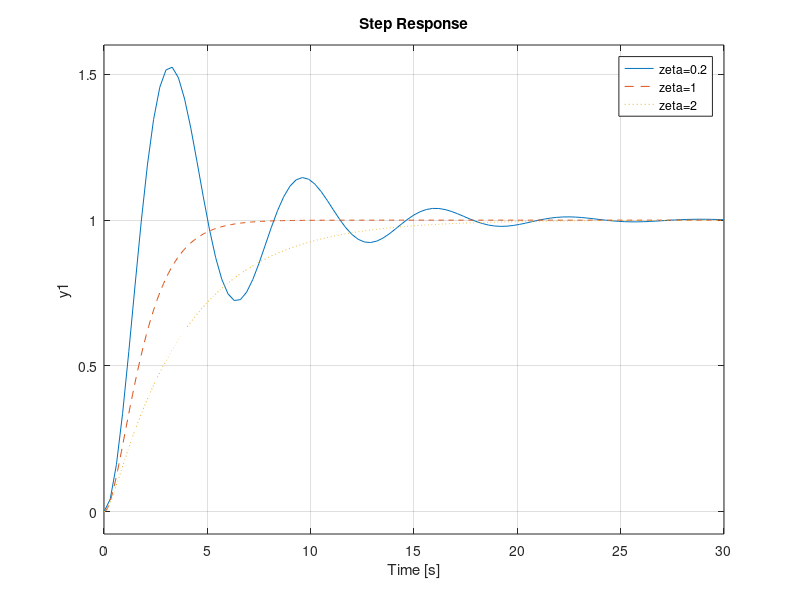

The MATLAB source for this figure:
function second_sys

s=tf('s');
omega_n=1;
zeta=0.2;
P1=omega_n^2/(s^2+2*zeta*omega_n*s+omega_n^2);
zeta=1;
P2=omega_n^2/(s^2+2*zeta*omega_n*s+omega_n^2);
zeta=2;
P3=omega_n^2/(s^2+2*zeta*omega_n*s+omega_n^2);

step(P1,'-',P2,'--',P3,':');
legend('zeta=0.2','zeta=1','zeta=2');


end